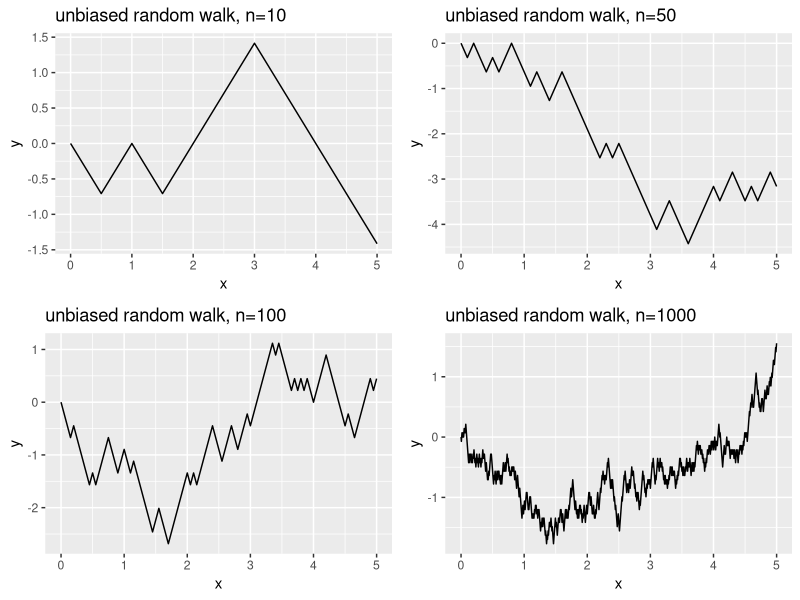
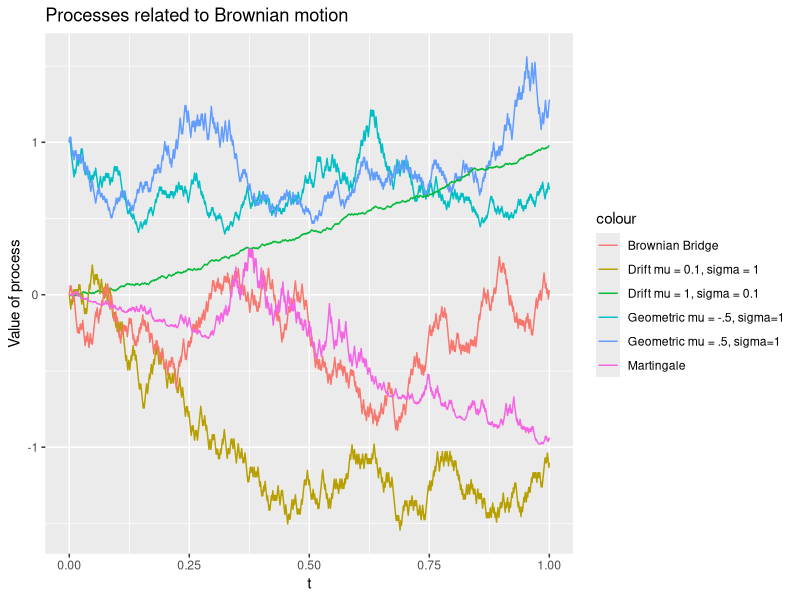

Write the R code that produced these figures, in order.
## ---- chunk 1
knitr::opts_chunk$set(echo = TRUE)
## ---- chunk 2
library(ggplot2)
#______________________________________________________
#Part 1

Sn <- function(n,T = 5){
  # Create function that produces random walk with step size sqrt(T/n)
  stepsize <- sqrt(T/n)
  Z <- rbinom(n+1,1,0.5)
  Z[Z==1] <- stepsize
  Z[Z==0] <- -stepsize
  X <- rep(0,n+1)
  for ( i in 1:n+1) { 
    X[i] = X[i-1] + Z[i] }
  return(X)
}

# Now plot the process Sn(t) for n = 10,50,100,1000
y1 <- Sn(10)
x1 <- seq(0,5,length.out = length(y1))
dd1 <- as.data.frame(x1)
dd1 <- cbind(dd1,y1)
q1 <- ggplot(data=dd1, aes(x=x1)) + 
  geom_line(aes(y=y1)) +
  ggtitle("unbiased random walk, n=10")+
  ylab("y") +xlab ("x") 


y2 <- Sn(50)
x2 <- seq(0,5,length.out = length(y2))
dd2 <- as.data.frame(x2)
dd2 <- cbind(dd2,y2)
q2 <- ggplot(data=dd2, aes(x=x2)) + 
  geom_line(aes(y=y2)) +
  ggtitle("unbiased random walk, n=50")+
  ylab("y") +xlab ("x") 


y3 <- Sn(100)
x3 <- seq(0,5,length.out = length(y3))
dd3 <- as.data.frame(x3)
dd3 <- cbind(dd3,y3)
q3 <- ggplot(data=dd3, aes(x=x3)) + 
  geom_line(aes(y=y3)) +
  ggtitle("unbiased random walk, n=100")+
  ylab("y") +xlab ("x") 


y4 <- Sn(1000)
x4 <- seq(0,5,length.out = length(y4))
dd4 <- as.data.frame(x4)
dd4 <- cbind(dd4,y4)
q4 <- ggplot(data=dd4, aes(x=x4)) + 
  geom_line(aes(y=y4)) +
  ggtitle("unbiased random walk, n=1000")+
  ylab("y") +xlab ("x") 

multiplot <- function(..., plotlist=NULL, file, cols=1, layout=NULL) {
  library(grid)
  
  # Make a list from the ... arguments and plotlist
  plots <- c(list(...), plotlist)
  
  numPlots = length(plots)
  
  # If layout is NULL, then use 'cols' to determine layout
  if (is.null(layout)) {
    # Make the panel
    # ncol: Number of columns of plots
    # nrow: Number of rows needed, calculated from # of cols
    layout <- matrix(seq(1, cols * ceiling(numPlots/cols)),
                     ncol = cols, nrow = ceiling(numPlots/cols))
  }
  
  if (numPlots==1) {
    print(plots[[1]])
    
  } else {
    # Set up the page
    grid.newpage()
    pushViewport(viewport(layout = grid.layout(nrow(layout), ncol(layout))))
    
    # Make each plot, in the correct location
    for (i in 1:numPlots) {
      # Get the i,j matrix positions of the regions that contain this subplot
      matchidx <- as.data.frame(which(layout == i, arr.ind = TRUE))
      
      print(plots[[i]], vp = viewport(layout.pos.row = matchidx$row,
                                      layout.pos.col = matchidx$col))
    }
  }
}

multiplot(q1,q3,q2,q4, cols=2)
## ---- chunk 3
#______________________________________________________
#Part 2

geometric.brownian <- function(n,T,sigma,mu){
  B <- Sn(n,T)
  t <- seq(0,T,length.out = n+1)
  X <- sigma * B + mu * t
  return(exp(X))
}

brownian.drift <- function(n,T,sigma,mu){
  B <- Sn(n,T)
  t <- seq(0,T,length.out = n+1)
  X <- sigma * B + mu * t
  return(X)
}

brownian.bridge <- function(n,T){
  B <- Sn(n,T)
  t <- seq(0,1,length.out = n+1)
  X <- B - t * B[n]
}

martingale <- function(n,T) {
  B <- Sn(n,T)
  t <- seq(0,T,length.out = n+1)
  return(B^2 - t)
}

n <- 1000; T <- 1; t <- seq(0,T,length.out = n+1)

simulations <- as.data.frame( 
cbind( t,geometric.brownian(n,T,sigma = 1, mu = -0.5),
geometric.brownian(n,T,sigma = 1, mu =0.5),brownian.drift(n,T,sigma = 0.1, mu = 1), 
brownian.drift(n,T,sigma = 1, mu = 0.1), brownian.bridge(n,T), martingale(n,T)
  ))

ggplot(data = simulations,aes(x=t,y=V2)) + 
  labs(x='t', y='Value of process', title = 'Processes related to Brownian motion') +
  geom_line(aes(x=t,y=V2,colour='Geometric mu = -.5, sigma=1')) + 
  geom_line(aes(x=t,y=V3,colour='Geometric mu = .5, sigma=1')) + 
  geom_line(aes(x=t,y=V4,colour='Drift mu = 1, sigma = 0.1')) + 
  geom_line(aes(x=t,y=V5,colour='Drift mu = 0.1, sigma = 1')) +
  geom_line(aes(x=t,y=V6,colour='Brownian Bridge')) +
  geom_line(aes(x=t,y=V7,colour='Martingale'))
